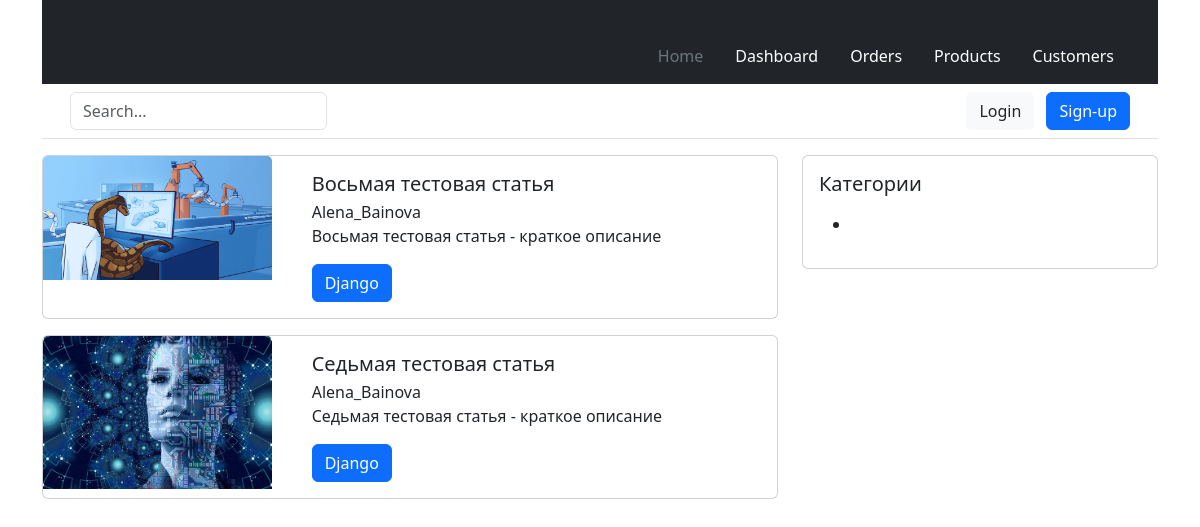
The app's page /articles/ with its own data.
### modules/blog/models.py (models this page shows, shortened)
class Article(models.Model):
    class ArticleManager(models.Manager):
        def all(self):
            return self.get_queryset().select_related('author', 'category').filter(status='published')
    STATUS_OPTIONS = (
        ('published', 'Опубликовано'),
        ('draft', 'Черновик')
    )
    title = models.CharField(verbose_name='Заголовок', max_length=255)
    slug = models.SlugField(verbose_name='URL', max_length=255, blank=True, unique=True)
    short_description = models.TextField(verbose_name='Краткое описание', max_length=500)
    full_description = models.TextField(verbose_name='Полное описание')
    thumbnail = models.ImageField(
        verbose_name='Превью поста',
        blank=True,
        upload_to='images/thumbnails/%Y/%m/%d/',
        validators=[FileExtensionValidator(allowed_extensions=('png', 'jpg', 'webp', 'jpeg', 'gif'))]
    )
    status = models.CharField(choices=STATUS_OPTIONS, default='published', verbose_name='Статус поста', max_length=10)
    time_create = models.DateTimeField(auto_now_add=True, verbose_name='Время добавления')
    time_update = models.DateTimeField(auto_now=True, verbose_name='Время обновления')
    author = models.ForeignKey(to=User, verbose_name='Автор', on_delete=models.SET_DEFAULT, related_name='author_posts', default=1)
    updater = models.ForeignKey(to=User, verbose_name='Обновил', on_delete=models.SET_NULL, null=True, related_name='updater_posts', blank=True)
    fixed = models.BooleanField(verbose_name='Зафиксировано', default=False)
    category = TreeForeignKey('Category', on_delete=models.PROTECT, related_name='articles', verbose_name='Категория')
    objects = ArticleManager()
    class Meta:
        db_table = 'app_articles'
        ordering = ['-fixed', '-time_create']
        indexes = [models.Index(fields=['-fixed', '-time_create', 'status'])]
        verbose_name = 'Статью'
        verbose_name_plural = 'Статей'

class Category(MPTTModel):
    title = models.CharField(max_length=255, verbose_name='Название категории')
    slug = models.SlugField(max_length=255, verbose_name='URL категории', blank=True)
    description = models.TextField(verbose_name='Описание категории', max_length=300)
    parent = TreeForeignKey(
        'self',
        on_delete=models.CASCADE,
        null=True,
        blank=True,
        db_index=True,
        related_name='children',
        verbose_name='Родительская категория'
    )
    class MPTTMeta:
        order_insertion_by = ('title',)
    class Meta:
        verbose_name = 'Категория'
        verbose_name_plural = 'Категории'
        db_table = 'app_categories'

### modules/blog/views.py (the view)
# urls.py: path('articles/', articles_list, name='articles_by_page'),
def articles_list(request):
    articles = Article.objects.all()
    paginator = Paginator(articles, per_page=2)
    page_number = request.GET.get('page')
    page_object = paginator.get_page(page_number)
    context = {'page_obj': page_object}
    return render(request, 'blog/articles_func_list.html', context)

### templates/blog/articles_func_list.html
{% extends 'main.html' %}
{% block content %}
    {% for article in page_obj %}
    <div class="card mb-3">
        <div class="row">
            <div class="col-4">
                <img src="{{ article.thumbnail.url }}" class="card-img-top" alt="{{ article.title }}">
            </div>
            <div class="col-8">
                <div class="card-body">
                    <h5 class="card-title">{{ article.title }}</h5>
                    <div class="card-subtitle">{{ article.author.username }}</div>
                    <p class="card-text">{{ article.short_description }}</p>
                    <a href="{% url 'articles_by_category' article.category.slug %}" class="btn btn-primary">{{ article.category.title }}</a>
                </div>
            </div>
        </div>
    </div>
    {% endfor %}
{% endblock %}

### records on screen
Article: thumbnail (picture), title "Восьмая тестовая статья", author.username "Alena_Bainova", short_description "Восьмая тестовая статья - краткое описание", category "Django"
Article: thumbnail (picture), title "Седьмая тестовая статья", author.username "Alena_Bainova", short_description "Седьмая тестовая статья - краткое описание", category "Django"
